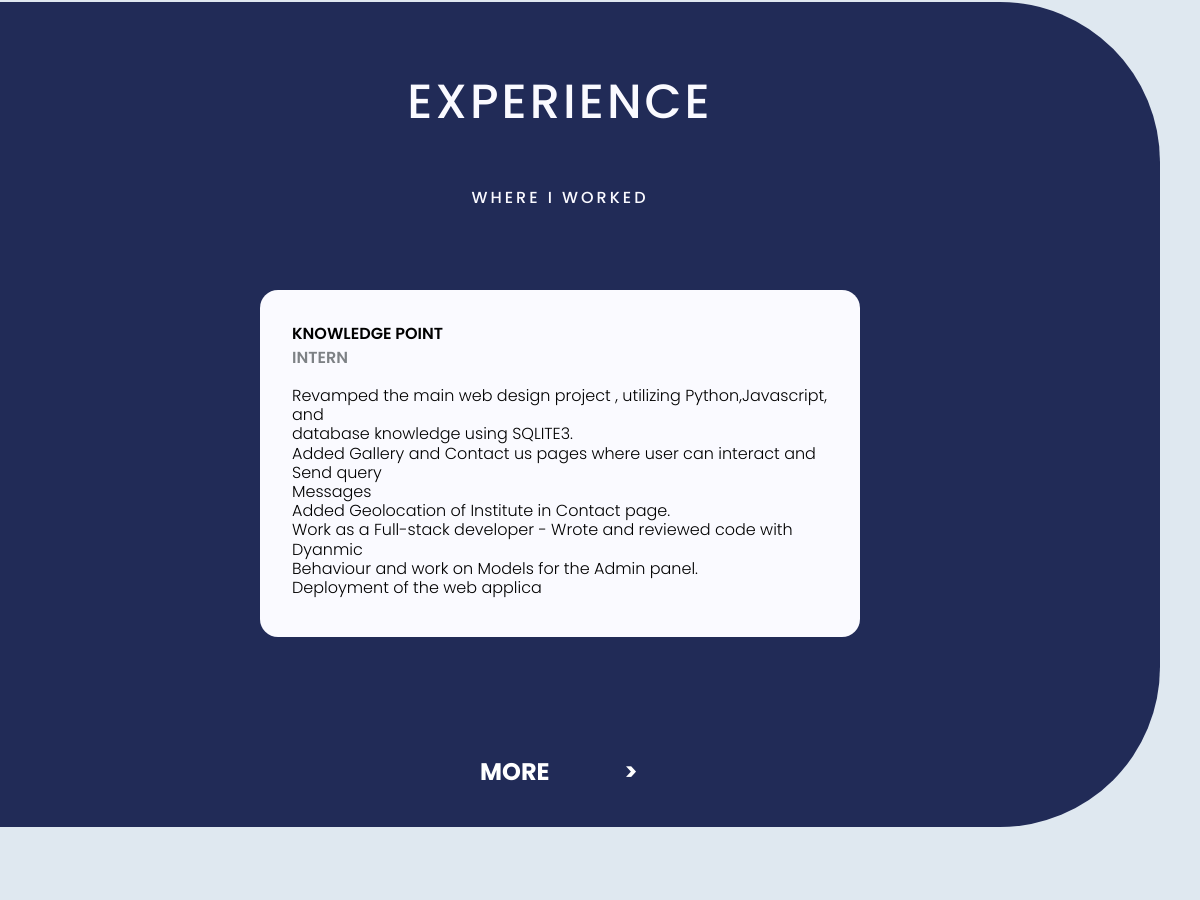
Before: / (middle part) with the older database file.
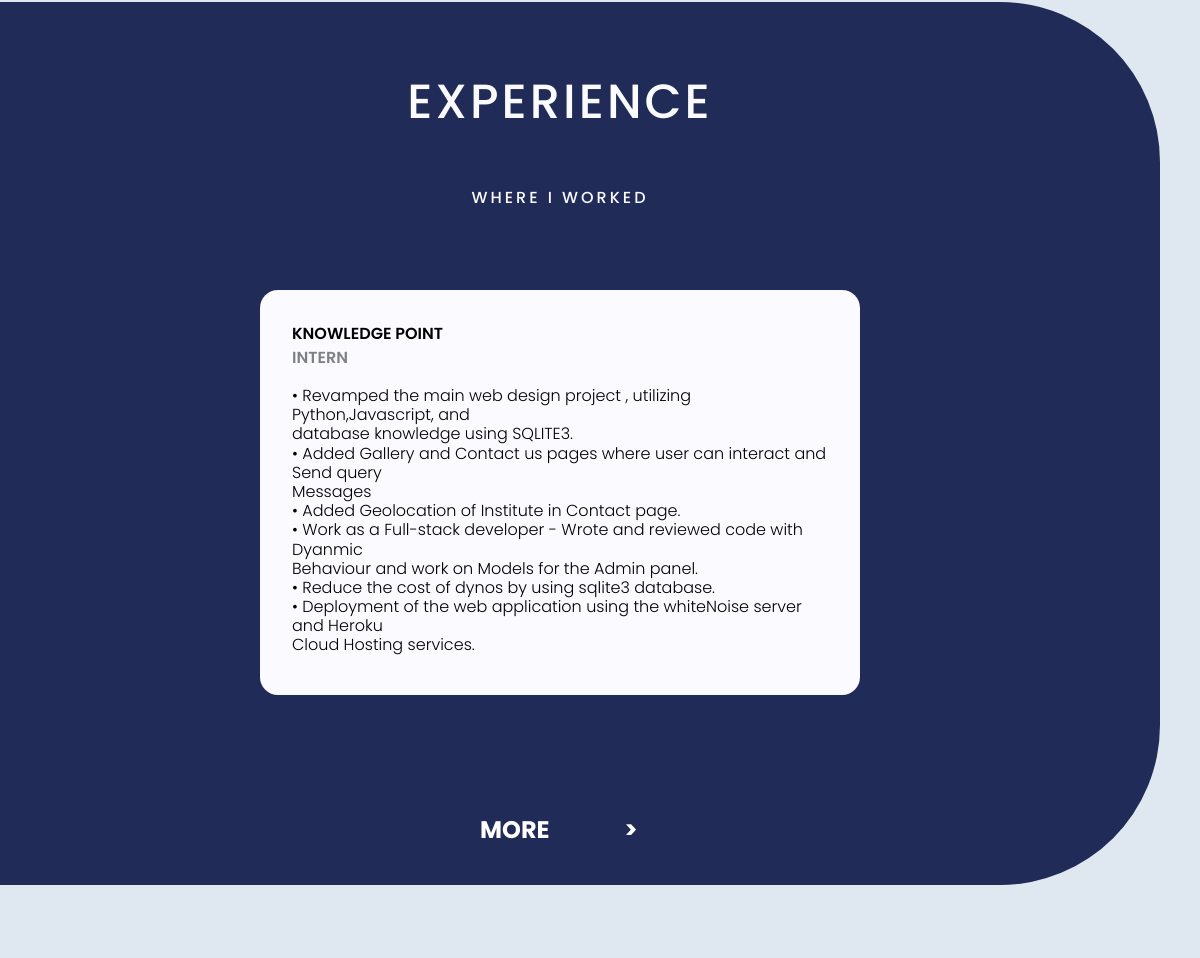
After: the same page with the newer database file.
### design/models.py (models this page shows)
class Experience(models.Model):
    position=models.CharField(max_length=20)
    comp_pos=models.TextField(null=True)
    work_desc=models.TextField()

### design/views.py (the view, shortened to what this page needs)
# urls.py: path('',home,name="Index.page")
def home(request):
    allProject=Project.objects.all()
    ExperienceList=Experience.objects.all()
    ResumePdf=Resume.objects.all().last()
    return render(request,'index.html',{'proj':allProject,'resu':ResumePdf,'exp':ExperienceList})

### templates/index.html (shortened to what this page needs)
{% load static %}
<!DOCTYPE html>
<html lang="en">
<head>
    <link rel="stylesheet" href="{% static 'style.css' %}">
    <link href="https://cdn.jsdelivr.net/npm/bootstrap@5.1.3/dist/css/bootstrap.min.css" rel="stylesheet"
>
    <link rel="stylesheet" href="https://pro.fontawesome.com/releases/v5.10.0/css/all.css"
 />
    <link rel="stylesheet" href="https://unpkg.com/aos@next/dist/aos.css" />
    <link rel="stylesheet" href="https://cdn.jsdelivr.net/npm/bootstrap@4.0.0/dist/css/bootstrap.min.css"
>
</head>
<body>
    <section class="tech">
        <div class="experience" data-aos="fade-right">
            <div class="technology-title">
                Experience
            </div>
            <div class="sub-heading"> where i worked</div>
            {% for i in exp %}
            <div class="company" data-aos="fade-left">
                <div class="company-worked-description">
                    <p>{{i.position}}</p>
                    <p class="position">{{i.comp_pos}}</p>
                    <p style="display: none; font-weight: 300 !important;" id="description">{{i.work_desc|linebreaksbr}}</p>
                    <h6 style="font-weight: 300 !important;" id="fill_descrption"></h6>
                </div>
            </div>
            {% endfor %}
            <div class="btn">
                <div class="get-cv-btn exp" style="color: white !important;"> MORE <div>></div>
                </div>
            </div>
        </div>
        <div class="footer">
        </div>
    </section>
</body>
</html>

### templates/style.css (style rules this page uses)
* { box-sizing: border-box; font-family: 'Poppins', sans-serif; }
body { margin: 0px; padding: 0px; overflow-x: hidden; }
.get-cv-btn { width: 12rem; height: 4rem; margin-top: 4rem; font-size: 1.5rem; font-weight: 700; padding-left: 1rem; display: flex; justify-content: flex-start; align-items: center; border-radius: 0.8rem; color: white; background-color: rgba(26, 26, 88, 0.945); transition: 1s; cursor: pointer; text-decoration: none; }
.get-cv-btn div { width: 50%; text-align: right; }
.btn { text-decoration: none ; color: inherit; padding: 1rem; padding-left: 1.5rem; }
.exp { margin: 1rem; background-color: transparent; color: #013A6B; }
.tech { background-color: rgb(223, 232, 240); margin-top: 10rem; border-radius: 10rem 0px 0px 0px; display: flex; flex-direction: column; justify-content: center; align-items: center; }
.sub-heading , .technology-title { padding: 4rem; padding-bottom: 0px; color: #212B57; display: flex; justify-content: center; font-size: 3rem; letter-spacing: 3px; font-weight: 500; text-transform: uppercase; }
.sub-heading { padding: -1rem; margin-top: -1rem; font-size: 1rem; }
.experience { background-color: #212B57; height: 100%; width: 100%; border-radius: 0 10rem 10rem 0; margin-right: 5rem; margin-top: 5rem; display: flex; flex-direction: column; justify-content:center; align-items: center; overflow-x: hidden; }
.experience > * { color: #FAFAFF; }
.company { overflow-x: hidden; margin: 5rem; background-color: #FAFAFF; height:auto; width: 50%; display: flex; justify-content: center; border-radius: 18px; color:black; }
.company p { text-transform: uppercase; font-weight: 600; }
.company .company-worked-description { padding: 2rem; }
.position { color: #7d8185; margin-top: -1rem; }

Changed rows visible on the page:
changed Experience "KNOWLEDGE POINT": work_desc "Revamped the main web design project , utilizing Python,Javascript, and database knowledge using SQLITE3. Added Gallery and Contact us pages where user can interact and Send query Messages Added Geolocation of Institute in Contact page. Work as a Full-stack developer - Wrote and reviewed code with Dyanmic Behaviour and work on Models for the Admin panel. Deployment of the web applica" → "• Revamped the main web design project , utilizing Python,Javascript, and database knowledge using SQLITE3. • Added Gallery and Contact us pages where user can interact and Send query Messages • Added Geolocation of Institute in Contact page. • Work as a Full-stack developer - Wrote and reviewed code with Dyanmic Behaviour and work on Models for the Admin panel. • Reduce the cost of dynos by using sqlite3 database. • Deployment of the web application using the whiteNoise server and Heroku Cloud Hosting services."
